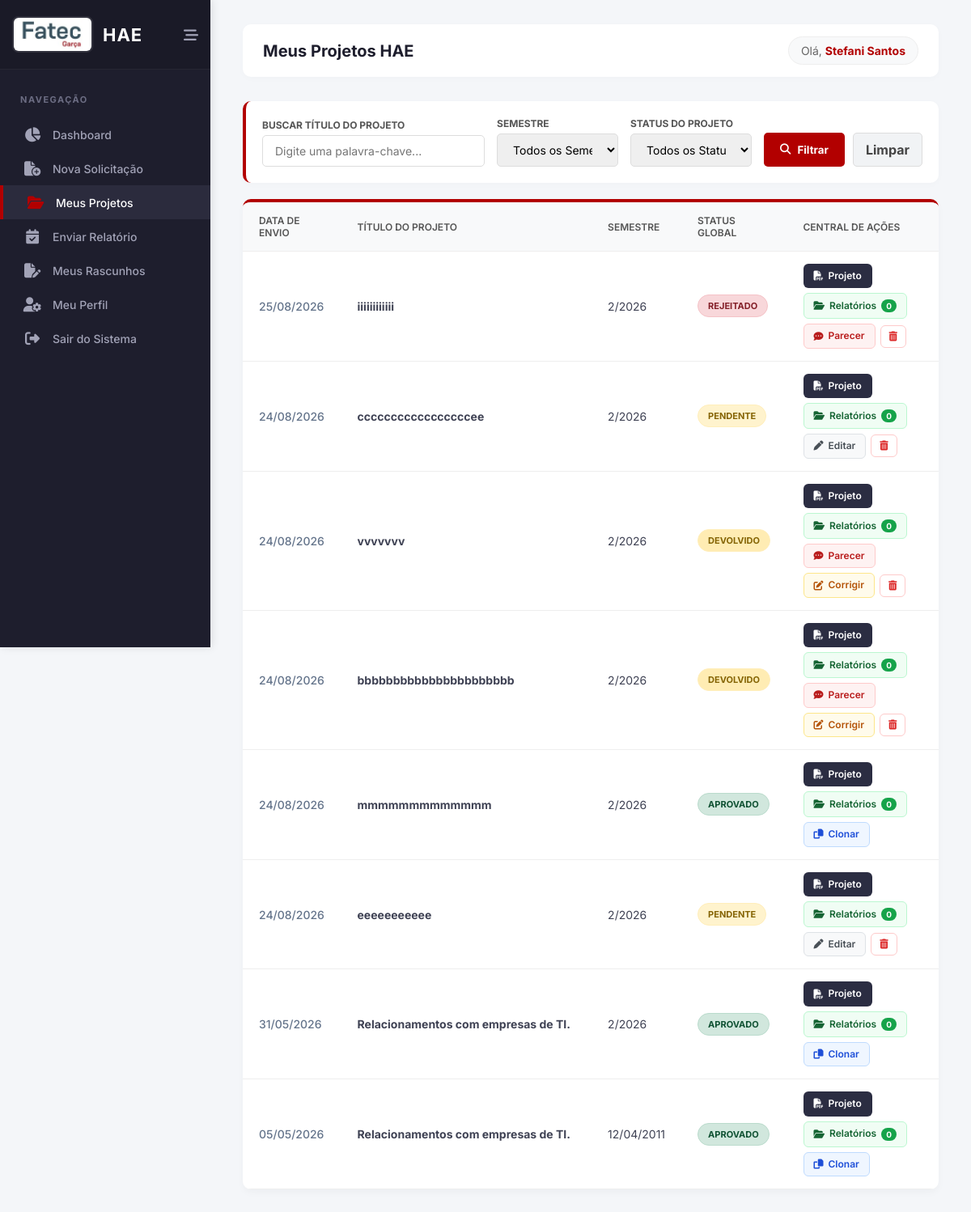
The page /meus_projetos.php (signed in) on the database its author committed.
### tables this page shows
CREATE TABLE `solicitacoes_hae` (
  `id` int(11) NOT NULL,
  `professor_id` int(11) NOT NULL,
  `coordenador_alvo_id` int(11) DEFAULT NULL,
  `coordenador_indicado_id` int(11) DEFAULT NULL,
  `coordenador_id` int(11) DEFAULT NULL,
  `diretor_id` int(11) DEFAULT NULL,
  `parecer_coordenador` text DEFAULT NULL,
  `data_aprovacao_coordenador` date DEFAULT NULL,
  `data_parecer_coordenador` date DEFAULT NULL,
  `semestre` varchar(10) NOT NULL,
  `quantidade_horas` int(11) NOT NULL,
  `horas_aprovadas` int(11) DEFAULT NULL,
  `titulo_projeto` varchar(150) NOT NULL,
  `projeto_anterior` tinyint(1) DEFAULT 0,
  `nome_projeto_anterior` varchar(150) DEFAULT NULL,
  `objetivos_escola` text DEFAULT NULL,
  `horas_aula` int(11) NOT NULL,
  `horas_atividade` int(11) NOT NULL,
  `horas_especificas` int(11) NOT NULL,
  `total_semanal` int(11) NOT NULL,
  `total_mensal` int(11) NOT NULL,
  `categoria` varchar(255) NOT NULL,
  `justificativa` text NOT NULL,
  `objetivo` text NOT NULL,
  `metodologia` text NOT NULL,
  `envolvidos` text NOT NULL,
  `recursos_necessarios` set('Financeiro','Físico','Humano') NOT NULL,
  `detalhamento_recursos` text DEFAULT NULL,
  `cronograma` text NOT NULL,
  `resultados_esperados` text NOT NULL,
  `status_aprovacao` enum('Pendente','Aprovado','Rejeitado','Devolvido') DEFAULT 'Pendente',
  `status_coordenador` varchar(20) DEFAULT 'Pendente',
  `status_diretor` varchar(20) DEFAULT 'Pendente',
  `parecer_diretor` text DEFAULT NULL,
  `data_aprovacao_diretor` date DEFAULT NULL,
  `assinatura_coordenador` varchar(255) DEFAULT NULL,
  `assinatura_diretor` varchar(255) DEFAULT NULL,
  `data_criacao` timestamp NOT NULL DEFAULT current_timestamp(),
  `data_inicio_relatorios` date DEFAULT NULL
);

### meus_projetos.php (the view, shortened to what this page needs)
<?php
require 'config/conexao.php';
$usuario_id = $_SESSION['usuario_id'];
$filtro_busca = isset($_GET['busca']) ? trim($_GET['busca']) : '';
$filtro_status = isset($_GET['status_filtro']) ? trim($_GET['status_filtro']) : 'Todos';
$where = ["professor_id = ?"];
$params = [$usuario_id];
$sql_proj = "SELECT * FROM solicitacoes_hae WHERE " . implode(" AND ", $where) . " ORDER BY data_criacao DESC";
$stmt_proj = $pdo->prepare($sql_proj);
$stmt_proj->execute($params);
$projetos_total = $stmt_proj->fetchAll(PDO::FETCH_ASSOC);
$limite_por_pagina = 10;
$pagina_atual_pag = isset($_GET['pagina']) ? (int) $_GET['pagina'] : 1;
$offset = ($pagina_atual_pag - 1) * $limite_por_pagina;
$projetos = array_slice($projetos_total, $offset, $limite_por_pagina);
$relatorios_por_projeto = [];
?>
<!DOCTYPE html>
<html lang="pt-BR">
<head>
    <link rel="stylesheet" href="assets/css/painel.css">
    <link rel="stylesheet" href="https://cdnjs.cloudflare.com/ajax/libs/font-awesome/6.4.0/css/all.min.css">
</head>
<body>
    <aside class="sidebar" id="sidebar">
        <div class="sidebar-header">
            <a href="painel.php" class="brand">
                <img src="img/cps_fatecgarca_logo.jfif" alt="Logo Fatec">
                <h2 class="brand-text">HAE</h2>
            </a>
            <button class="collapse-btn" id="collapse-btn" title="Minimizar Menu"><i class="fa-solid fa-bars-staggered"></i></button>
        </div>
        <nav class="menu">
            <div class="menu-title">Navegação</div>
            <ul>
                <li><a href="painel.php"><i class="fa-solid fa-chart-pie"></i> <span class="menu-text">Dashboard</span></a></li>
                <li><a href="nova_solicitacao.php"><i class="fa-solid fa-file-circle-plus"></i> <span class="menu-text">Nova Solicitação</span></a></li>
                <li><a href="meus_projetos.php" class="active"><i class="fa-solid fa-folder-open"></i> <span class="menu-text">Meus Projetos</span></a></li>
                <li><a href="enviar_relatorio.php"><i class="fa-solid fa-calendar-check"></i> <span class="menu-text">Enviar Relatório</span></a></li>
                <li><a href="meus_rascunhos.php"><i class="fa-solid fa-file-pen"></i> <span class="menu-text">Meus Rascunhos</span></a></li>
                <li><a href="perfil.php"><i class="fa-solid fa-user-gear"></i> <span class="menu-text">Meu Perfil</span></a></li>
                <li><a href="logout.php" class="logout-link"><i class="fa-solid fa-right-from-bracket"></i> <span class="menu-text">Sair do Sistema</span></a></li>
            </ul>
        </nav>
    </aside>
    <main class="main-content">
        <header class="header">
            <div class="header-top">
                <h1>Meus Projetos HAE</h1>
            </div>
            <div class="user-info">Olá, <strong><?php echo htmlspecialchars($_SESSION['usuario_nome']); ?></strong></div>
        </header>
        <form method="GET" class="filter-bar">
            <div class="filter-group" style="flex: 2;">
                <label>Buscar Título do Projeto</label>
                <input type="text" name="busca" placeholder="Digite uma palavra-chave..." value="<?php echo htmlspecialchars($filtro_busca); ?>">
            </div>
            <div class="filter-group">
                <label>Semestre</label>
                <select name="semestre">
                    <option value="Todos">Todos os Semestres</option>
                </select>
            </div>
            <div class="filter-group">
                <label>Status do Projeto</label>
                <select name="status_filtro">
                    <option value="Todos" <?php echo $filtro_status == 'Todos' ? 'selected' : ''; ?>>Todos os Status</option>
                </select>
            </div>
            <div style="display: flex; gap: 10px;">
                <button type="submit" class="btn-filtrar"><i class="fa-solid fa-magnifying-glass"></i> Filtrar</button>
                <a href="meus_projetos.php" class="btn-limpar">Limpar</a>
            </div>
        </form>
        <div class="card-table">
            <div style="overflow-x: auto;">
                <table>
                    <thead>
                        <tr>
                            <th>Data de Envio</th>
                            <th style="width: 36%;">Título do Projeto</th>
                            <th>Semestre</th>
                            <th>Status Global</th>
                            <th>Central de Ações</th>
                        </tr>
                    </thead>
                    <tbody>
                        <?php if (count($projetos) > 0): ?>
                            <?php foreach ($projetos as $proj): ?>
                                <?php
                                $badge_class = 'badge-pendente';
                                if ($proj['status_aprovacao'] == 'Aprovado') $badge_class = 'badge-aprovado';
                                if ($proj['status_aprovacao'] == 'Rejeitado') $badge_class = 'badge-rejeitado';
                                if ($proj['status_aprovacao'] == 'Devolvido') $badge_class = 'badge-devolvido';
                                $motivo_recusa = "";
                                if (in_array($proj['status_aprovacao'], ['Rejeitado', 'Devolvido'])) {
                                    if ($proj['status_coordenador'] == 'Rejeitado' || $proj['status_coordenador'] == 'Devolvido')
                                        $motivo_recusa = $proj['parecer_coordenador'];
                                    else if ($proj['status_diretor'] == 'Rejeitado' || $proj['status_diretor'] == 'Devolvido')
                                        $motivo_recusa = $proj['parecer_diretor'];
                                }
                                $titulo_exibicao = preg_replace('/\s*-\s*v\d+\.\d+\s*$/i', '', $proj['titulo_projeto']);
                                $qtd_relatorios = isset($relatorios_por_projeto[$proj['id']]) ? count($relatorios_por_projeto[$proj['id']]) : 0;
                                ?>
                                <tr class="linha-projeto">
                                    <td><span style="color: #64748b; font-weight: 500;"><?php echo date('d/m/Y', strtotime($proj['data_criacao'])); ?></span></td>
                                    <td><strong><?php echo htmlspecialchars($titulo_exibicao); ?></strong></td>
                                    <td><?php echo htmlspecialchars($proj['semestre']); ?></td>
                                    <td><span class="badge <?php echo $badge_class; ?>"><?php echo $proj['status_aprovacao']; ?></span></td>
                                    <td>
                                        <div class="actions-wrapper">
                                            <a href="documento_hae.php?id=<?php echo $proj['id']; ?>" target="_blank" class="btn-action btn-pdf" title="Abrir PDF da Solicitação">
                                                <i class="fa-solid fa-file-pdf"></i> Projeto
                                            </a>
                                            <button type="button" class="btn-action btn-relatorios"
                                                data-id="<?php echo $proj['id']; ?>"
                                                data-titulo="<?php echo htmlspecialchars($titulo_exibicao, ENT_QUOTES, 'UTF-8'); ?>"
                                                data-semestre="<?php echo htmlspecialchars($proj['semestre'], ENT_QUOTES, 'UTF-8'); ?>"
                                                data-status="<?php echo $proj['status_aprovacao']; ?>"
                                                onclick="abrirModalRelatorios(this)" title="Consultar relatórios mensais deste projeto">
                                                <i class="fa-solid fa-folder-open"></i> Relatórios
                                                <span class="count-pill"><?php echo $qtd_relatorios; ?></span>
                                            </button>
                                            <?php if ($proj['status_aprovacao'] == 'Pendente'): ?>
                                                <a href="nova_solicitacao.php?edit_id=<?php echo $proj['id']; ?>" class="btn-action btn-editar-pendente" title="Editar dados da solicitação">
                                                    <i class="fa-solid fa-pen"></i> Editar
                                                </a>
                                            <?php endif; ?>
                                            <?php if ($proj['status_aprovacao'] == 'Aprovado'): ?>
                                                <a href="nova_solicitacao.php?clone_id=<?php echo $proj['id']; ?>" class="btn-action btn-clone" title="Reaproveitar este projeto para um novo semestre">
                                                    <i class="fa-solid fa-copy"></i> Clonar
                                                </a>
                                            <?php endif; ?>
                                            <?php if (in_array($proj['status_aprovacao'], ['Rejeitado', 'Devolvido'])): ?>
                                                <button type="button" class="btn-action btn-motivo" data-motivo="<?php echo htmlspecialchars($motivo_recusa, ENT_QUOTES, 'UTF-8'); ?>" onclick="abrirModalMotivo(this)" title="Ler feedback do avaliador">
                                                    <i class="fa-solid fa-comment-dots"></i> Parecer
                                                </button>
                                            <?php endif; ?>
                                            <?php if ($proj['status_aprovacao'] == 'Devolvido'): ?>
                                                <a href="nova_solicitacao.php?edit_id=<?php echo $proj['id']; ?>" class="btn-action btn-editar" title="Realizar ajustes solicitados">
                                                    <i class="fa-solid fa-pen-to-square"></i> Corrigir
                                                </a>
                                            <?php endif; ?>
                                            <?php if ($proj['status_aprovacao'] != 'Aprovado'): ?>
                                                <form method="POST" style="display:inline; margin:0; padding:0;" onsubmit="return confirm('ATENÇÃO: Tem certeza que deseja excluir definitivamente este projeto? Esta ação não pode ser desfeita.');">
                                                    <button type="submit" class="btn-action btn-excluir" title="Excluir Projeto">
                                                        <i class="fa-solid fa-trash-can"></i>
                                                    </button>
                                                </form>
                                            <?php endif; ?>
                                        </div>
                                    </td>
                                </tr>
                            <?php endforeach; ?>
                        <?php else: ?>
                            <tr><td colspan="5" style="text-align:center; padding: 40px; color: #888;">Nenhum projeto encontrado com estes filtros.</td></tr>
                        <?php endif; ?>
                    </tbody>
                </table>
            </div>
        </div>
    </main>
</body>
</html>

### assets/CSS/painel.css (style rules this page uses)
:root { --fatec-red: #b20000; --fatec-red-hover: #8a0000; --sidebar-bg: #1e1e2d; --sidebar-bg-hover: #2b2b3d; --sidebar-color: #a2a3b7; --sidebar-active: #ffffff; --body-bg: #f4f6f9; --text-color: #3f4254; --sidebar-width: 260px; --sidebar-collapsed-width: 80px; }
* { margin: 0; padding: 0; box-sizing: border-box; font-family: 'Inter', sans-serif; }
body { background-color: var(--body-bg); color: var(--text-color); display: flex; min-height: 100vh; overflow-x: hidden; }
.sidebar { width: var(--sidebar-width); background-color: var(--sidebar-bg); color: var(--sidebar-color); height: 100vh; position: fixed; left: 0; top: 0; transition: all 0.3s cubic-bezier(0.25, 0.8, 0.25, 1); z-index: 1000; display: flex; flex-direction: column; box-shadow: 2px 0 10px rgba(0,0,0,0.1); }
.sidebar-header { padding: 20px 15px; background-color: #1a1a27; display: flex; flex-direction: row; align-items: center; justify-content: space-between; border-bottom: 1px solid rgba(255,255,255,0.05); min-height: 80px; }
.brand { display: flex; flex-direction: row; align-items: center; text-decoration: none; color: #fff; gap: 12px; }
.brand img { width: 100px; height: 45px; object-fit: cover; border-radius: 8px; border: 2px solid rgba(255, 255, 255, 0.1); transition: 0.3s; }
.brand-text { font-size: 22px; font-weight: 700; letter-spacing: 1px; color: var(--sidebar-active); transition: 0.3s; white-space: nowrap; }
.collapse-btn { position: static; background: transparent; border: none; color: var(--sidebar-color); font-size: 18px; cursor: pointer; transition: 0.3s; display: flex; align-items: center; }
.menu { flex: 1; overflow-y: auto; padding: 20px 0; }
.menu-title { padding: 10px 25px; font-size: 11px; text-transform: uppercase; letter-spacing: 1.5px; color: #6c6d83; font-weight: 700; margin-bottom: 5px; white-space: nowrap; }
.menu ul { list-style: none; }
.menu ul li a { display: flex; align-items: center; padding: 12px 25px; color: var(--sidebar-color); text-decoration: none; font-size: 14px; font-weight: 500; transition: 0.3s; white-space: nowrap; }
.menu ul li a i { font-size: 18px; width: 30px; text-align: center; margin-right: 10px; transition: 0.3s; }
.menu ul li a:hover, .menu ul li a.active { background-color: var(--sidebar-bg-hover); color: var(--sidebar-active); border-left: 4px solid var(--fatec-red); }
.menu ul li a:hover i, .menu ul li a.active i { color: var(--fatec-red); }
.main-content { flex: 1; margin-left: var(--sidebar-width); padding: 30px 40px; transition: all 0.3s cubic-bezier(0.25, 0.8, 0.25, 1); width: calc(100% - var(--sidebar-width)); }
.header { display: flex; justify-content: space-between; align-items: center; margin-bottom: 30px; background: #fff; padding: 15px 25px; border-radius: 10px; box-shadow: 0 2px 10px rgba(0,0,0,0.02); }
.header-top { display: flex; align-items: center; gap: 15px; }
.header-top h1 { font-size: 20px; color: #1e1e2d; font-weight: 700; margin: 0; }
.user-info { font-size: 14px; color: #666; background: #f8f9fa; padding: 8px 15px; border-radius: 20px; border: 1px solid #eee; }
.user-info strong { color: var(--fatec-red); }

### rows shown on the page
solicitacoes_hae: data_criacao "25/08/2026", titulo_projeto "iiiiiiiiiiii", semestre "2/2026", status_aprovacao "REJEITADO", id "0"
solicitacoes_hae: data_criacao "24/08/2026", titulo_projeto "cccccccccccccccccee", semestre "2/2026", status_aprovacao "PENDENTE", id "0"
solicitacoes_hae: data_criacao "24/08/2026", titulo_projeto "vvvvvvv", semestre "2/2026", status_aprovacao "DEVOLVIDO", id "0"
solicitacoes_hae: data_criacao "24/08/2026", titulo_projeto "bbbbbbbbbbbbbbbbbbbbbb", semestre "2/2026", status_aprovacao "DEVOLVIDO", id "0"
solicitacoes_hae: data_criacao "24/08/2026", titulo_projeto "mmmmmmmmmmmmm", semestre "2/2026", status_aprovacao "APROVADO", id "0"
solicitacoes_hae: data_criacao "24/08/2026", titulo_projeto "eeeeeeeeeee", semestre "2/2026", status_aprovacao "PENDENTE", id "0"
solicitacoes_hae: data_criacao "31/05/2026", titulo_projeto "Relacionamentos com empresas de TI.", semestre "2/2026", status_aprovacao "APROVADO", id "0"
solicitacoes_hae: data_criacao "05/05/2026", titulo_projeto "Relacionamentos com empresas de TI.", semestre "12/04/2011", status_aprovacao "APROVADO", id "0"

### other values the page prints
$_SESSION['usuario_nome'] "Stefani Santos"
